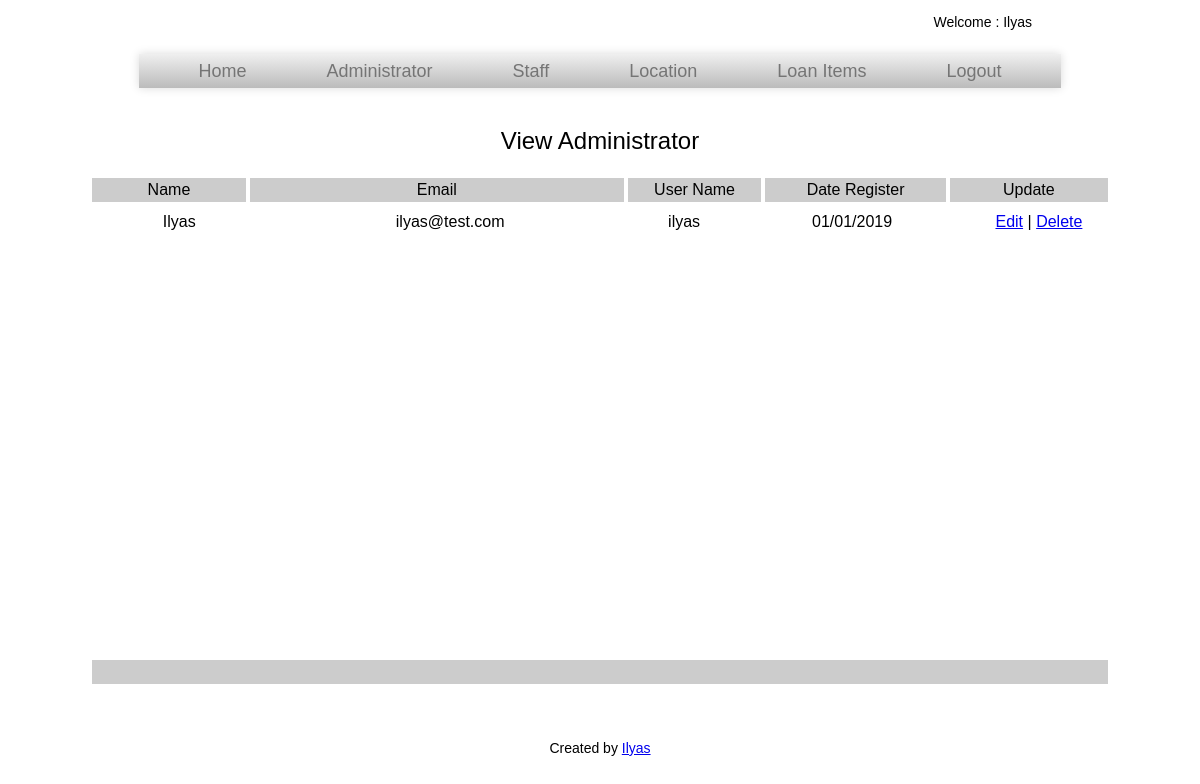
The app's page /admin/staff_view.php (signed in) with its own data.
### tables this page shows
CREATE TABLE `staff_tbl` (
  `staff_id` int(9) NOT NULL auto_increment,
  `name` varchar(100) NOT NULL,
  `email` varchar(100) NOT NULL,
  `username` varchar(100) NOT NULL,
  `password` varchar(100) NOT NULL,
  `date_reg` varchar(100) NOT NULL,
  PRIMARY KEY  (`staff_id`)
);

### admin/staff_view.php (the view, shortened to what this page needs)
<?php
$result = mysql_query("SELECT * FROM staff_tbl WHERE staff_id ORDER BY staff_id DESC");
?>
<html>
<head>
    <link href="../css/style.css" rel="stylesheet" type="text/css">
</head>
<body>
<center>
     <?php include("header.php"); ?>
  <p><font size="+2">View Administrator</font></p>
    <br/>
	<table cellpadding="3" cellspacing="4" width="100%">
		<tr bgcolor='#CCCCCC'>
			<td align="center" width="50">Name</td>
			<td align="center" width="130">Email</td>
			<td align="center" width="30">User Name</td>
            <td align="center" width="30">Date Register</td>
			<td align="center" width="30">Update</td>
		</tr>
        </table>
  <div style='height:450px; overflow-y:scroll;'>
  <table border=0 class="table" cellpadding="3" cellspacing="4" width="100%">
		<?php
		while($res = mysql_fetch_array($result)) {
			echo "<tr>";
			echo "<td align='center' width='60'>".$res['name']."</td>";
			echo "<td align='center' width='130'>".$res['email']."</td>";
			echo "<td align='center' width='30'>".$res['username']."</td>";
			echo "<td align='center' width='30'>".$res['date_reg']."</td>";
			echo "<td align='center' width='30'><a href=\"edit_staff.php?staff_id=$res[staff_id]\">Edit</a> | <a href=\"delete_staff.php?staff_id=$res[staff_id]\" onClick=\"return confirm('Are you sure you want to delete?')\">Delete</a></td>";
		}
		?>
	</table>
   </div>
    <table border=0 class="table" cellpadding="3" cellspacing="4" width="100%">
     <tr bgcolor='#CCCCCC'>
			<td align="center" colspan="8">&nbsp;</td>
		</tr>
	</table>
    <?php include("footer.php"); ?>
    </center>
</body>
</html>

### css/style.css (style rules this page uses)
body, div, h1, h2, h3, h4, h5, h6, p, ul, ol, li, dl, dt, dd, img, form, fieldset, input, textarea, table, blockquote { margin: 0; padding: 0; border: 0; }
body { margin: 0px auto; font-family: sans-serif; font-size: 18px; line-height: 22px; width:1024px; }

### records on screen
staff_tbl: name "Ilyas", email "ilyas@test.com", username "ilyas", date_reg "01/01/2019"

### other values on screen
$_SESSION['name'] "Ilyas"
